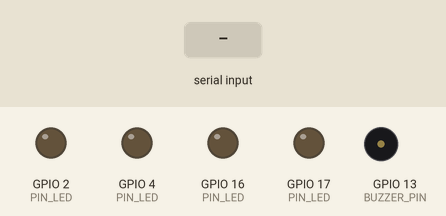
Simulated run of this sketch. Board: ESP32. Shown: output pins drawn as LEDs (lit = HIGH), buzzer (waves = sounding, pin HIGH). The test bench sets the inputs (shaded band). What the sketch prints to the serial monitor is not drawn.

Above: at 1.2 s.
1.3 s: "bip 1\n" received over Serial
2.9 s: "semua 1\n" received over Serial
4.4 s: "nyala 1\n" received over Serial
Timing chart, 0 to 7.4 s (numbered marks = the images above; inputs shaded):
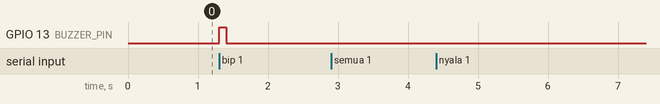

Measured:
- after the input at 1.3 s, GPIO 13 (BUZZER_PIN): LOW → HIGH at once, → LOW 0.10 s later
- after the input at 2.9 s, every drawn part: stays the same
- after the input at 4.4 s, every drawn part: stays the same

The sketch:

p2_perintah_led.ino
```cpp
/*
 * BAB 22 - Program 2: Perintah Teks untuk LED dan Buzzer
 * Ketik perintah di Serial Monitor (line ending: New Line):
 *   nyala <warna>  → menyalakan LED (warna: merah, hijau, biru, kuning, semua)
 *   mati <warna>   → mematikan LED
 *   bip <jumlah>   → buzzer berbunyi 1-10 kali
 *   status         → menampilkan keadaan semua LED
 *   bantuan        → menampilkan daftar perintah
 *
 * Rangkaian (header kit → pin ESP32):
 *   LED1 (merah) → IO4    LED2 (hijau)  → IO17
 *   LED3 (biru)  → IO2    LED4 (kuning) → IO16
 *   BUZZ         → IO13
 */

#define LED_MERAH  4
#define LED_HIJAU  17
#define LED_BIRU   2
#define LED_KUNING 16
#define BUZZER_PIN 13

const int JUMLAH_LED = 4;
const int PIN_LED[JUMLAH_LED] = {LED_MERAH, LED_HIJAU, LED_BIRU, LED_KUNING};
const char *NAMA_LED[JUMLAH_LED] = {"merah", "hijau", "biru", "kuning"};

void tampilkanBantuan() {
  Serial.println("Daftar perintah:");
  Serial.println("  nyala <warna>  warna: merah, hijau, biru, kuning, semua");
  Serial.println("  mati <warna>");
  Serial.println("  bip <jumlah>   jumlah: 1-10");
  Serial.println("  status");
  Serial.println("  bantuan");
}

// Menyalakan/mematikan LED sesuai nama warnanya.
// Hasilnya false kalau nama warna tidak dikenal.
bool aturLed(String warna, bool nyala) {
  bool dikenal = false;
  for (int i = 0; i < JUMLAH_LED; i++) {
    if (warna == "semua" || warna == NAMA_LED[i]) {
      digitalWrite(PIN_LED[i], nyala ? HIGH : LOW);
      dikenal = true;
    }
  }
  return dikenal;
}

// Buzzer berbunyi pendek sebanyak 'jumlah' kali (paling lama 2 detik)
void bip(int jumlah) {
  for (int i = 0; i < jumlah; i++) {
    digitalWrite(BUZZER_PIN, HIGH);
    delay(100);
    digitalWrite(BUZZER_PIN, LOW);
    delay(100);
  }
}

void prosesPerintah(String baris) {
  baris.trim();          // buang spasi serta \r dan \n di awal dan akhir
  baris.toLowerCase();   // "NYALA Merah" dianggap sama dengan "nyala merah"
  if (baris.length() == 0) return;   // baris kosong: abaikan

  Serial.print("> ");
  Serial.println(baris);

  // Pisahkan kata pertama (perintah) dari sisanya (argumen)
  String perintah = baris;
  String argumen = "";
  int posisiSpasi = baris.indexOf(' ');
  if (posisiSpasi >= 0) {
    perintah = baris.substring(0, posisiSpasi);
    argumen = baris.substring(posisiSpasi + 1);
    argumen.trim();      // "nyala    merah" tetap terbaca
  }

  if (perintah == "nyala" || perintah == "mati") {
    bool nyala = (perintah == "nyala");
    if (aturLed(argumen, nyala)) {
      Serial.printf("OK: LED %s %s\n", argumen.c_str(), nyala ? "NYALA" : "MATI");
    } else {
      Serial.println("Warna tidak dikenal. Pilihan: merah, hijau, biru, kuning, semua");
    }
  } else if (perintah == "bip") {
    int jumlah = argumen.toInt();   // "3" → 3; teks yang bukan angka → 0
    if (jumlah < 1 || jumlah > 10) {
      Serial.println("Jumlah bip harus 1-10, contoh: bip 3");
    } else {
      bip(jumlah);
      Serial.printf("OK: bip %d kali\n", jumlah);
    }
  } else if (perintah == "status") {
    for (int i = 0; i < JUMLAH_LED; i++) {
      Serial.printf("  LED %-6s: %s\n", NAMA_LED[i], digitalRead(PIN_LED[i]) ? "NYALA" : "MATI");
    }
  } else if (perintah == "bantuan") {
    tampilkanBantuan();
  } else {
    Serial.println("Perintah tidak dikenal. Ketik: bantuan");
  }
}

void setup() {
  Serial.begin(115200);
  for (int i = 0; i < JUMLAH_LED; i++) {
    pinMode(PIN_LED[i], OUTPUT);
    digitalWrite(PIN_LED[i], LOW);
  }
  pinMode(BUZZER_PIN, OUTPUT);
  digitalWrite(BUZZER_PIN, LOW);

  Serial.println("BAB 22 - Program 2: Perintah Teks untuk LED dan Buzzer");
  tampilkanBantuan();
}

void loop() {
  if (Serial.available() > 0) {
    String baris = Serial.readStringUntil('\n');  // baca sampai karakter '\n'
    prosesPerintah(baris);
  }
}
```
